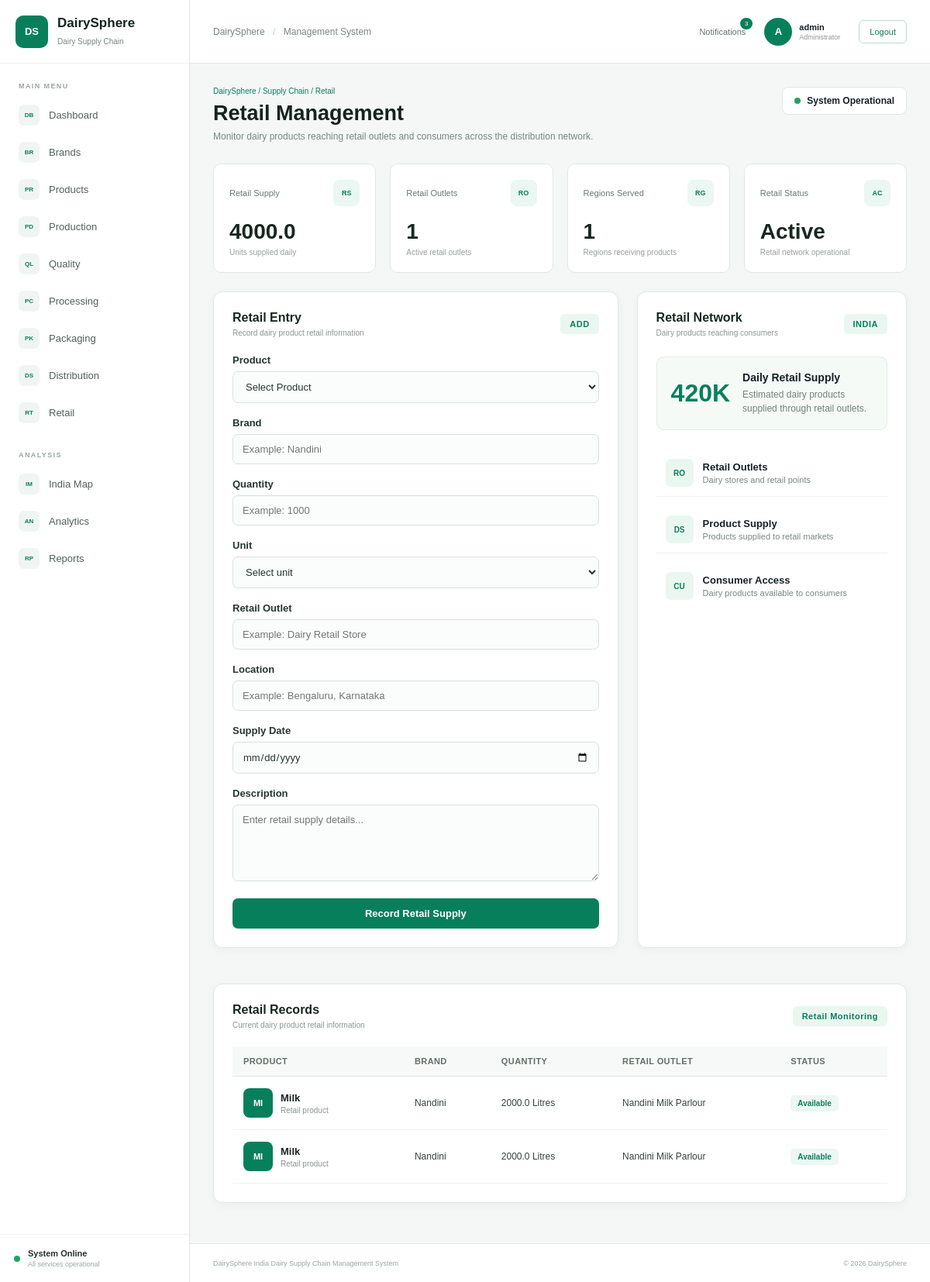
The app's page /retail (signed in) with its own data.
### tables this page shows
CREATE TABLE retail (

            id INTEGER PRIMARY KEY AUTOINCREMENT,

            product_name TEXT NOT NULL,

            brand TEXT NOT NULL,

            quantity REAL NOT NULL,

            unit TEXT NOT NULL,

            outlet TEXT NOT NULL,

            location TEXT NOT NULL,

            retail_date TEXT NOT NULL,

            description TEXT,

            created_at TIMESTAMP DEFAULT CURRENT_TIMESTAMP

        );

### app.py (the view)
@app.route("/retail")
def retail():
    if "username" not in session:
        return redirect("/login")
    connection = get_db_connection()
    retail_data = connection.execute("""
        SELECT *
        FROM retail
        ORDER BY id DESC
    """).fetchall()
    products_data = connection.execute("""
        SELECT id, name
        FROM products
        ORDER BY name
    """).fetchall()
    total_retail = connection.execute("""
        SELECT COALESCE(SUM(quantity), 0)
        FROM retail
    """).fetchone()[0]
    retail_outlets = connection.execute("""
        SELECT COUNT(DISTINCT outlet)
        FROM retail
    """).fetchone()[0]
    retail_regions = connection.execute("""
        SELECT COUNT(DISTINCT location)
        FROM retail
    """).fetchone()[0]
    connection.close()
    return render_template(
        "retail.html",
        retail=retail_data,
        products=products_data,
        total_retail=total_retail,
        retail_outlets=retail_outlets,
        retail_regions=retail_regions,
        username=session["username"]
    )

### database.py (called while the page is built)
def get_db_connection():
    connection = sqlite3.connect(DATABASE)
    connection.row_factory = sqlite3.Row
    return connection

### templates/retail.html (shortened to what this page needs)
{% extends "base.html" %}
{% block content %}
<div class="page-header">
    <div>
        <p class="breadcrumb">
            DairySphere / Supply Chain / Retail
        </p>
        <h1>Retail Management</h1>
        <p class="page-description">
            Monitor dairy products reaching retail outlets and
            consumers across the distribution network.
        </p>
    </div>
    <div class="page-status">
        <span class="status-dot"></span>
        System Operational
    </div>
</div>
<div class="stats-grid">
    <div class="stat-card">
        <div class="stat-header">
            <span>Retail Supply</span>
            <div class="stat-icon">RS</div>
        </div>
        <h2>{{ total_retail }}</h2>
        <p>Units supplied daily</p>
    </div>
    <div class="stat-card">
        <div class="stat-header">
            <span>Retail Outlets</span>
            <div class="stat-icon">RO</div>
        </div>
       <h2>{{ retail_outlets }}</h2>
        <p>Active retail outlets</p>
    </div>
    <div class="stat-card">
        <div class="stat-header">
            <span>Regions Served</span>
            <div class="stat-icon">RG</div>
        </div>
        <h2>{{ retail_regions }}</h2>
        <p>Regions receiving products</p>
    </div>
    <div class="stat-card">
        <div class="stat-header">
            <span>Retail Status</span>
            <div class="stat-icon">AC</div>
        </div>
        <h2>Active</h2>
        <p>Retail network operational</p>
    </div>
</div>
<div class="brand-management-grid">
    <section class="panel brand-form-panel">
        <div class="panel-header">
            <div>
                <h2>Retail Entry</h2>
                <p>
                    Record dairy product retail information
                </p>
            </div>
            <div class="panel-code">
                ADD
            </div>
        </div>
        <form method="POST" action="{{ url_for('add_retail') }}">
            <div class="form-group">
                <label for="product">
                    Product
                </label>
                <select id="product" name="product_name" required>
                    <option value="">
                        Select Product
                    </option>
                </select>
            </div>
            <div class="form-group">
                <label for="brand">
                    Brand
                </label>
                <input
                    type="text"
                    id="brand"
                    name="brand"
                    placeholder="Example: Nandini"
                    required
                >
            </div>
            <div class="form-group">
                <label for="quantity">
                    Quantity
                </label>
                <input
                    type="number"
                    id="quantity"
                    name="quantity"
                    placeholder="Example: 1000"
                    min="0"
                    step="0.01"
                    required
                >
            </div>
            <div class="form-group">
                <label for="unit">
                    Unit
                </label>
                <select id="unit" name="unit" required>
                    <option value="">
                        Select unit
                    </option>
                </select>
            </div>
            <div class="form-group">
                <label for="outlet">
                    Retail Outlet
                </label>
                <input
                    type="text"
                    id="outlet"
                    name="outlet"
                    placeholder="Example: Dairy Retail Store"
                    required
                >
            </div>
            <div class="form-group">
                <label for="location">
                    Location
                </label>
                <input
                    type="text"
                    id="location"
                    name="location"
                    placeholder="Example: Bengaluru, Karnataka"
                    required
                >
            </div>
            <div class="form-group">
                <label for="retail_date">
                    Supply Date
                </label>
                <input
                    type="date"
                    id="retail_date"
                    name="retail_date"
                    required
                >
            </div>
            <div class="form-group">
                <label for="description">
                    Description
                </label>
                <textarea
                    id="description"
                    name="description"
                    rows="5"
                    placeholder="Enter retail supply details..."
                ></textarea>
            </div>
            <button type="submit" class="primary-button">
                Record Retail Supply
            </button>
        </form>
    </section>
    <section class="panel brand-info-panel">
        <div class="panel-header">
            <div>
                <h2>Retail Network</h2>
                <p>
                    Dairy products reaching consumers
                </p>
            </div>
            <div class="network-badge">
                INDIA
            </div>
        </div>
        <div class="network-summary">
            <div class="summary-number">
                420K
            </div>
            <div>
                <strong>Daily Retail Supply</strong>
                <p>
                    Estimated dairy products supplied
                    through retail outlets.
                </p>
            </div>
        </div>
        <div class="network-features">
            <div class="feature-row">
                <div class="feature-icon">
                    RO
                </div>
                <div>
                    <strong>Retail Outlets</strong>
                    <span>
                        Dairy stores and retail points
                    </span>
                </div>
            </div>
            <div class="feature-row">
                <div class="feature-icon">
                    DS
                </div>
                <div>
                    <strong>Product Supply</strong>
                    <span>
                        Products supplied to retail markets
                    </span>
                </div>
            </div>
            <div class="feature-row">
                <div class="feature-icon">
                    CU
                </div>
                <div>
                    <strong>Consumer Access</strong>
                    <span>
                        Dairy products available to consumers
                    </span>
                </div>
            </div>
        </div>
    </section>
</div>
<section class="panel registered-brands-panel">
    <div class="panel-header">
        <div>
            <h2>Retail Records</h2>
            <p>
                Current dairy product retail information
            </p>
        </div>
        <div class="record-count">
            Retail Monitoring
        </div>
    </div>
    <div class="brand-table-wrapper">
        <table class="brand-table">
            <thead>
                <tr>
                    <th>Product</th>
                    <th>Brand</th>
                    <th>Quantity</th>
                    <th>Retail Outlet</th>
                    <th>Status</th>
                </tr>
            </thead>
            <tbody>
{% for item in retail %}
<tr>
    <td>
        <div class="brand-name-cell">
            <div class="brand-avatar">
                {{ item["product_name"][:2]|upper }}
            </div>
            <div>
                <strong>
                    {{ item["product_name"] }}
                </strong>
                <span>
                    Retail product
                </span>
            </div>
        </div>
    </td>
    <td>
        {{ item["brand"] }}
    </td>
    <td>
        {{ item["quantity"] }} {{ item["unit"] }}
    </td>
    <td>
        {{ item["outlet"] }}
    </td>
    <td>
        <span class="company-badge">
            Available
        </span>
    </td>
</tr>
{% else %}
<tr>
    <td colspan="5" style="text-align:center; padding:30px;">
        No retail records available.
    </td>
</tr>
{% endfor %}
</tbody>
        </table>
    </div>
</section>
{% endblock %}

### records on screen
retail: product_name "MI", product_name "Milk", brand "Nandini", quantity "2000.0", unit "Litres", outlet "Nandini Milk Parlour"
retail: product_name "MI", product_name "Milk", brand "Nandini", quantity "2000.0", unit "Litres", outlet "Nandini Milk Parlour"

### other values on screen
{{ username[0]|upper }} "A"
{{ username }} "admin"
{{ total_retail }} "4000.0"
{{ retail_outlets }} "1"
{{ retail_regions }} "1"
